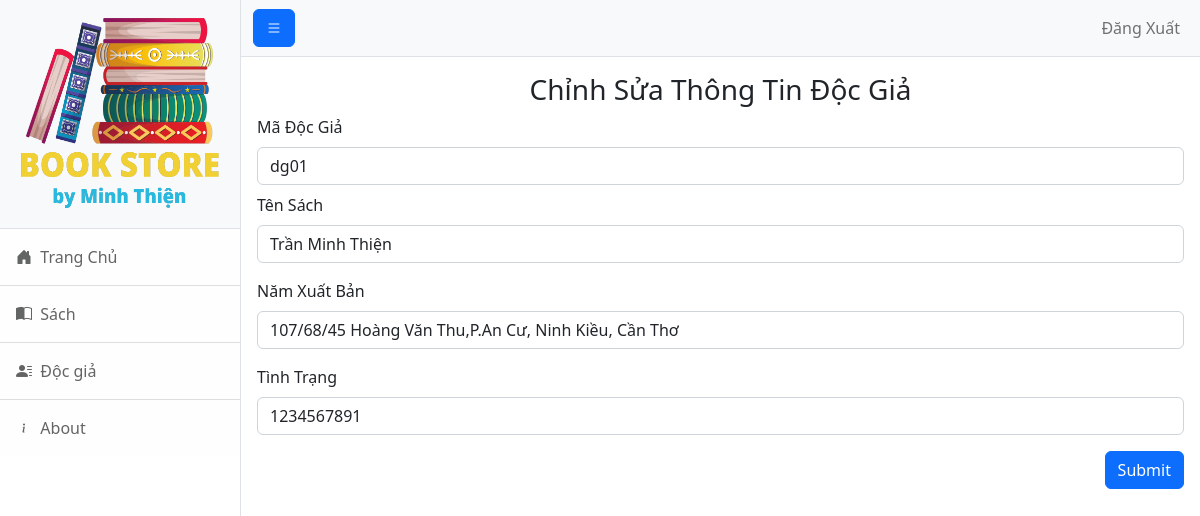
The app's page /thuvien/DocGia/edit_docgia.php?madg=dg01 with its own data.
### tables this page shows
CREATE TABLE `docgia` (
  `madg` varchar(10) NOT NULL,
  `tendg` varchar(30) NOT NULL,
  `diachidg` varchar(100) NOT NULL,
  `sothe` int(10) NOT NULL
);

### thuvien/DocGia/edit_docgia.php (the view, shortened to what this page needs)
<!DOCTYPE html>
<head>
    <link href="css/styles.css" rel="stylesheet" />
</head>
<?php
include('connect.php');
$madg = $_GET['madg'];
$query = "SELECT * FROM docgia WHERE madg ='$madg'";
$ketqua = mysqli_query($connect, $query);
$row = mysqli_fetch_array($ketqua);
?>
<body>
    <div class="d-flex" id="wrapper">
        <div class="border-end bg-white" id="sidebar-wrapper">
            <div class="sidebar-heading border-bottom bg-light"><img height="200px" width="200px" src="img/logo.png"></div>
            <div class="list-group list-group-flush">
                <a class="bi bi-house-door-fill list-group-item list-group-item-action list-group-item-light p-3" href="home.php"> &nbspTrang Chủ</a>
                <a class="bi bi-book-half list-group-item list-group-item-action list-group-item-light p-3" href="../Sach/book.php"> &nbspSách</a>
                <a class="bi bi-person-lines-fill list-group-item list-group-item-action list-group-item-light p-3" href="docgia.php"> &nbspĐộc giả</a>
                <a class="bi bi-info list-group-item list-group-item-action list-group-item-light p-3" href="#!"> &nbspAbout</a>
            </div>
        </div>
        <div id="page-content-wrapper">
            <nav class="navbar navbar-expand-lg navbar-light bg-light border-bottom">
                <div class="container-fluid">
                    <button class="bi bi-list btn btn-primary" id="sidebarToggle"></button>
                    <div class="collapse navbar-collapse" id="navbarSupportedContent">
                        <ul class="navbar-nav ms-auto mt-2 mt-lg-0">
                            <li class="nav-item active"><a class="nav-link" href="logout.php">Đăng Xuất</a></li>
                        </ul>
                    </div>
                </div>
            </nav>
            <form class="p-md-3" action="Update_docgia.php" method="post">
                <h3 class="text-center">Chỉnh Sửa Thông Tin Độc Giả</h3>
                <div class="mb-2">
                    <label for="exampleInputMaNV" class="form-label">Mã Độc Giả</label>
                    <input class="form-control" type="text" name="madg" placeholder="Mã Sách" value="<?php echo $row['madg']; ?>">
                </div>
                <div class="mb-3">
                    <label for="exampleInputUsername" class="form-label">Tên Sách</label>
                    <input class="form-control" type="text" name="tendg" placeholder="Tên Độc Giả" value="<?php echo $row['tendg']; ?>">
                </div>
                <div class="mb-3">
                    <label for="exampleInputUsername" class="form-label">Năm Xuất Bản</label>
                    <input class="form-control" type="text" name="diachidg" placeholder="Địa Chỉ" value="<?php echo $row['diachidg']; ?>">
                </div>
                <div class="mb-3">
                    <label for="exampleInputUsername" class="form-label">Tình Trạng</label>
                    <input class="form-control" type="number" name="sothe" placeholder="Số Thẻ" value="<?php echo $row['sothe']; ?>">
                </div>
                <div class="modal-footer">
                    <input class="btn btn-primary" type="submit" name="capnhat">
                </div>
            </form>
</body>
</html>

### records on screen
docgia: madg "dg01", tendg "Trần Minh Thiện", diachidg "107/68/45 Hoàng Văn Thu,P.An Cư, Ninh Kiều, Cần Thơ", sothe "1234567891"
